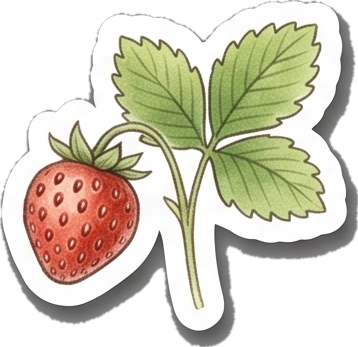
#> input picture Design/friends/collectibles/strawberry.png, 358 x 347 px
$ python open_rings.py ../collectibles/strawberry.png
#> lines starting #> are read from the running program, lines starting #| are printed output that depends on the picture; after the words box and inside, x2 and y2 are one past the last pixel; in counts of white or black regions, pixels touching at a corner belong together
"""Open the paper-white centre of ring-shaped stickers (garlands), keeping a white rim."""
import numpy as np, sys
from PIL import Image
from scipy import ndimage as ndi


def open_ring(path, rim=None):
#> called with path = '../collectibles/strawberry.png'
    im = Image.open(path).convert("RGBA")
#> im is the input picture: PIL image 358x347 RGBA; mean R, G, B, A 177.8, 172.1, 154.7, 177.1
    a = np.asarray(im).astype(np.float32)
    rim = rim or max(4, round(min(im.size) * 0.035))
#> rim = 12
    white = (a[..., :3].min(2) > 232) & (a[..., 3] > 200)
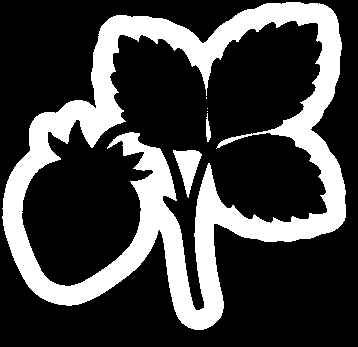
#> white: shape (347, 358) bool; 25.7% white; 6 white regions (3 under 20 px), largest, box (x1, y1, x2, y2) and area: (2, 2, 346, 330) 31207, (173, 150, 202, 198) 682, (206, 113, 211, 142) 90
    lab, n = ndi.label(white)
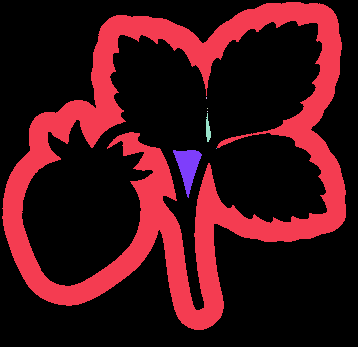
#> lab: shape (347, 358) int32; 8 distinct labels, from 0 to 7; one colour per label, 0 black
#> n = 7
    if not n:
        return
    edge = set(np.unique(np.concatenate([lab[0], lab[-1], lab[:, 0], lab[:, -1]])))
#> edge = 1 item
    areas = ndi.sum(np.ones(lab.shape), lab, index=np.arange(1, n + 1))
#> areas = [31206, 2, 1, 1, 90, 1, 682]
    # the largest white blob that doesn't touch the image edge = the centre
    cands = [(ar, i + 1) for i, ar in enumerate(areas) if (i + 1) not in edge]
#> cands = [(31206, 1), (2, 2), (1, 3), (1, 4), (90, 5), (1, 6), (682, 7)]
    if not cands:
        return
    ar, idx = max(cands)
#> ar = 31206; idx = 1
    if ar < 0.04 * white.size:
        return
    centre = lab == idx
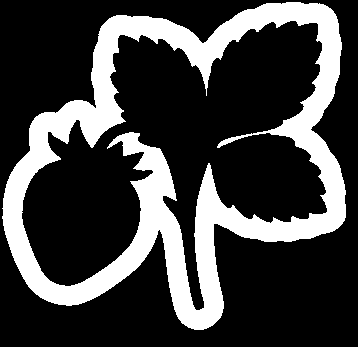
#> centre: shape (347, 358) bool; 25.1% white; 1 white region, box (x1, y1, x2, y2) and area: (2, 2, 346, 330) 31206
    dist = ndi.distance_transform_edt(centre)
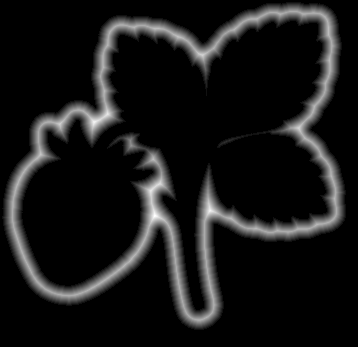
#> dist: shape (347, 358) float64; min 0, max 14.87, mean 1.34; drawn with min black and max white
    alpha = a[..., 3].copy()
    cut = dist > rim
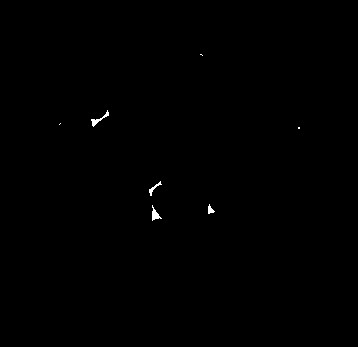
#> cut: shape (347, 358) bool; 0.19% white; 7 white regions (3 under 20 px), largest, box (x1, y1, x2, y2) and area: (91, 110, 109, 127) 73, (152, 205, 162, 221) 69, (149, 181, 162, 196) 49, (208, 204, 215, 214) 38
    soft = np.clip((dist - rim) / 1.5, 0, 1)
    alpha[cut] = alpha[cut] * (1 - soft[cut])
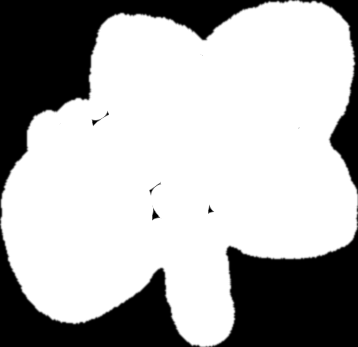
#> alpha: shape (347, 358) float32; min 0, max 255, mean 176.9
    a[..., 3] = alpha
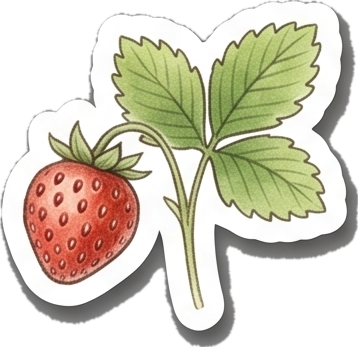
#> a: shape (347, 358, 4) float32; mean R, G, B, A 177.8, 172, 154.7, 177; transparent parts drawn white
    Image.fromarray(a.clip(0, 255).astype(np.uint8), "RGBA").save(path, optimize=True)
    print("opened", path)


if __name__ == "__main__":
    for p in sys.argv[1:]:
        open_ring(p)

$ run again, on Design/friends/collectibles/carrot-gold.png
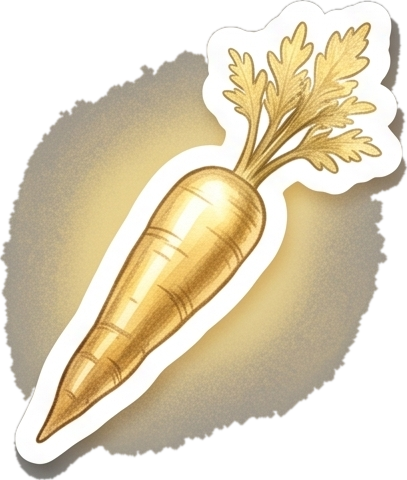
#> input picture Design/friends/collectibles/carrot-gold.png, 407 x 480 px
#> in open_ring, im is the input picture: PIL image 407x480 RGBA; mean R, G, B, A 191.2, 178.5, 151.1, 180.7
#> white: shape (480, 407) bool; 14.9% white; 7 white regions (2 under 20 px), largest, box (x1, y1, x2, y2) and area: (16, 1, 402, 464) 28058, (176, 199, 207, 236) 490, (274, 130, 306, 157) 228, (205, 184, 222, 203) 212, (257, 110, 268, 143) 179
#> in open_ring, `lab, n = ndi.label(white)`:
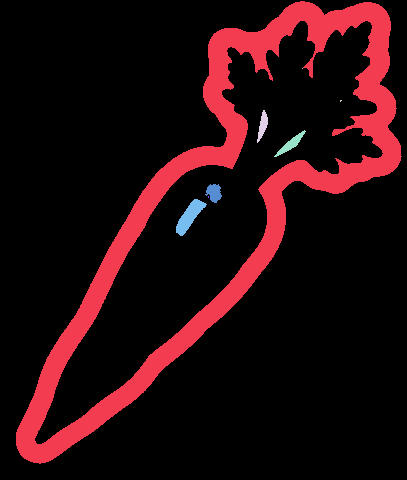
#> lab: shape (480, 407) int32; 9 distinct labels, from 0 to 8; one colour per label, 0 black
#> n = 8
#> edge = 1 item
#> areas = [28057, 1, 3, 179, 228, 212, 2, 490]
#> cands = [(28057, 1), (1, 2), (3, 3), (179, 4), (228, 5), (212, 6), (2, 7), (490, 8)]
#> ar = 28057; idx = 1
#> centre: shape (480, 407) bool; 14.4% white; 1 white region, box (x1, y1, x2, y2) and area: (16, 1, 402, 464) 28057
#> in open_ring, `alpha = a[..., 3].copy()`:
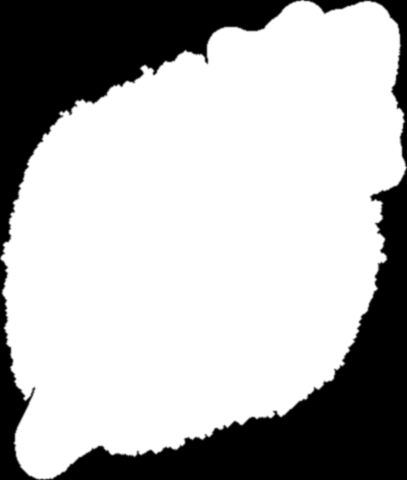
#> alpha: shape (480, 407) float32; min 0, max 255, mean 180.7
#> cut: shape (480, 407) bool; every value is 0
#> soft: shape (480, 407) float64; every value is 0

$ run again, on Design/friends/collectibles/carrot.png
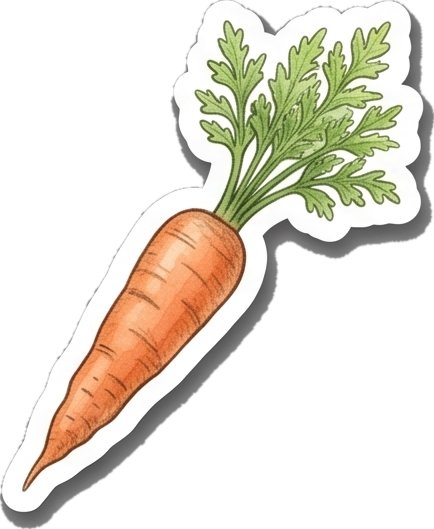
#> input picture Design/friends/collectibles/carrot.png, 434 x 529 px
#> in open_ring, im is the input picture: PIL image 434x529 RGBA; mean R, G, B, A 165.5, 159.9, 148, 109.1
#> white: shape (529, 434) bool; 15.8% white; 9 white regions (2 under 20 px), largest, box (x1, y1, x2, y2) and area: (2, 1, 423, 511) 35311, (239, 141, 256, 182) 229, (316, 69, 327, 105) 192
#> in open_ring, `lab, n = ndi.label(white)`:
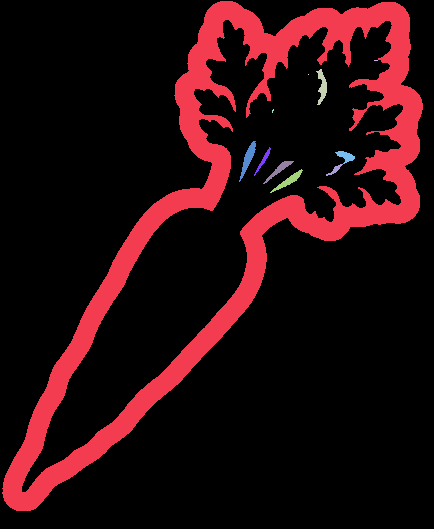
#> lab: shape (529, 434) int32; 12 distinct labels, from 0 to 11; one colour per label, 0 black
#> n = 11
#> edge = 1 item
#> areas = [35307, 4, 192, 1, 5, 229, 92, 128, 156, 60, 184]
#> cands = [(35307, 1), (4, 2), (192, 3), (1, 4), (5, 5), (229, 6), (92, 7), (128, 8), (156, 9), (60, 10), (184, 11)]
#> ar = 35307; idx = 1
#> centre: shape (529, 434) bool; 15.4% white; 1 white region, box (x1, y1, x2, y2) and area: (2, 1, 423, 511) 35307
#> in open_ring, `alpha = a[..., 3].copy()`:
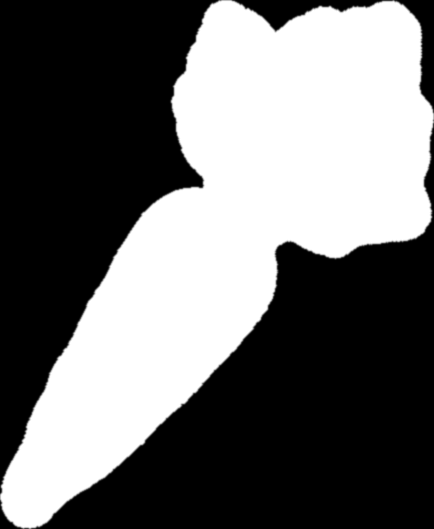
#> alpha: shape (529, 434) float32; min 0, max 255, mean 109.1
#> cut: shape (529, 434) bool; every value is 0
#> soft: shape (529, 434) float64; every value is 0

$ run again, on Design/friends/collectibles/clover-four.png
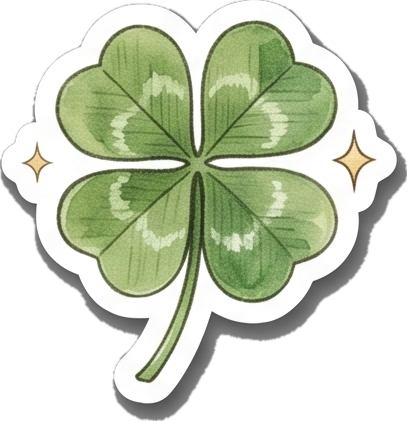
#> input picture Design/friends/collectibles/clover-four.png, 407 x 421 px
#> in open_ring, im is the input picture: PIL image 407x421 RGBA; mean R, G, B, A 161.6, 169.4, 148.1, 160.9
#> white: shape (421, 407) bool; 19.6% white; 1 white region, box (x1, y1, x2, y2) and area: (2, 1, 396, 403) 33575
#> n = 1
#> edge = 1 item
#> areas = [33575]
#> cands = [(33575, 1)]
#> ar = 33575; idx = 1
#> in open_ring, `alpha = a[..., 3].copy()`:
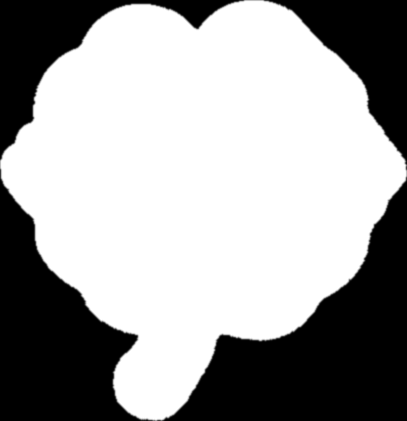
#> alpha: shape (421, 407) float32; min 0, max 255, mean 160.9
#> cut: shape (421, 407) bool; 0.04% white in thin lines or dots, all inside (x1, y1, x2, y2) = (46, 145, 335, 309)
